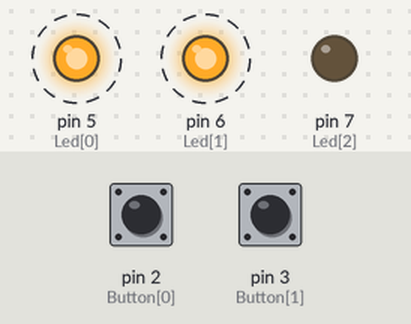
Bench run of a sketch on a simulated Arduino Uno, built with avr-gcc and run on an emulated ATmega328P. Parts: output pins drawn as LEDs (lit = HIGH). Dashed ring = blinking. The inputs (shaded band) are chosen by the test bench; at power-on: pin 2 (Button[0]) HIGH, pin 3 (Button[1]) HIGH.

Above: at 1.2 s.
1.3 s: pin 2 (Button[0]) pulled LOW for 0.15 s
At 3.25 s:
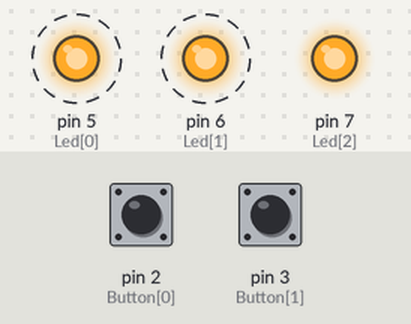
4.3 s: pin 3 (Button[1]) pulled LOW for 0.15 s
At 4.9 s:
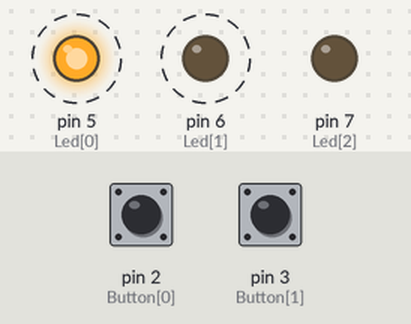
7.4 s: pin 2 (Button[0]) pulled LOW for 1 s
At 7.9 s:
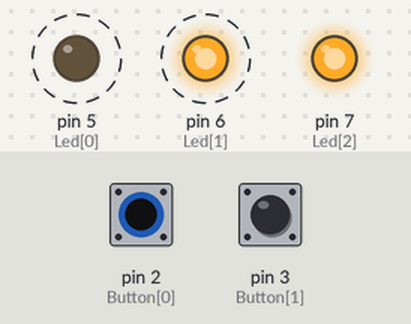
11.0 s: pin 3 (Button[1]) pulled LOW for 1 s
At 13.75 s:
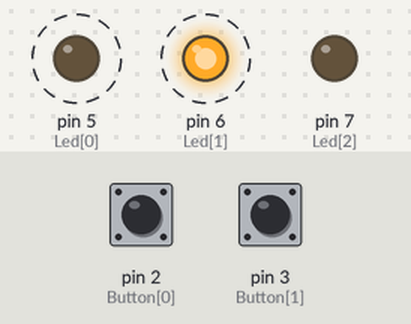
Timing chart, 0 to 15.5 s (numbered marks = the images above; inputs shaded):
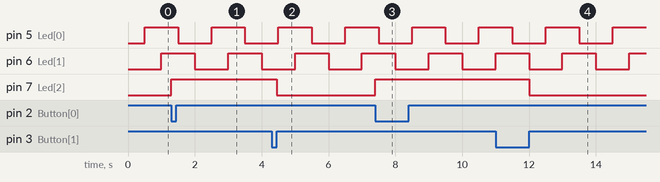

Measured:
- after the input at 1.3 s, pin 7 (Led[2]): LOW → HIGH at once
- after the input at 4.3 s, pin 7 (Led[2]): HIGH → LOW after 0.15 s
- after the input at 7.4 s, pin 7 (Led[2]): LOW → HIGH at once
- after the input at 11.0 s, pin 7 (Led[2]): HIGH → LOW after 1.0 s
- by itself, pin 5 (Led[0]), pin 6 (Led[1]): alternates HIGH for 1.0 s and LOW for 1.0 s

The sketch:

lab1-3_hw1.ino
```cpp
#include <MsTimer2.h>

int Button[2] = {2,3};            // Button Pin
int Led[3] = {5,6,7};             // LED Pin
static byte Led16_output = HIGH;  // LED 16의 On/Off를 결정하는 변수

// Timer function
void LedControl(){
   static int counter = 0;
   static byte output = HIGH;

   digitalWrite(Led[counter++], output);    // LED(1, 9) ON/OFF 수행

   if (counter > 1){
      counter = 0;
      output = !output;
   }
}

// ISR
void ButtonLedControl(){
  digitalWrite(Led[2], Led16_output);     // LED 16 On
}

void ButtonLedControl2(){
  digitalWrite(Led[2], !Led16_output);    // LED 16 Off
}

void setup() {
  int i;

  // 버튼 2개를 pull-up input 으로 설정
  for (i=0; i<2; i++)
    pinMode(Button[i], INPUT_PULLUP);

  // LED PIN 을 출력으로 설정
  for (i=0; i<3; i++)
    pinMode(Led[i], OUTPUT);

  // 인터럽트 설정
  attachInterrupt(0, ButtonLedControl, FALLING);
  attachInterrupt(1, ButtonLedControl2, RISING);

  // TIMER 설정
  MsTimer2::set(500, LedControl);

  // TIMER 시작
  MsTimer2::start();
}

void loop() {
}
```
